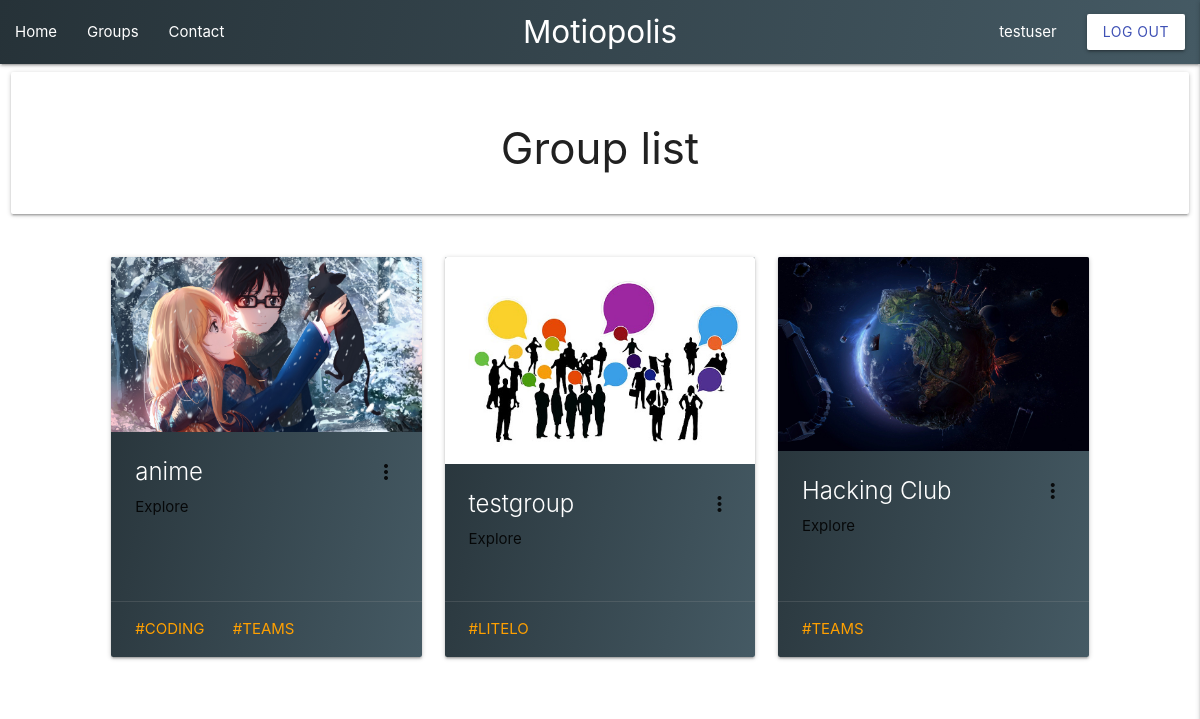
Page /group/group-list/ (signed in) on the committed database.
### Group/models.py (models this page shows, shortened)
class Group(models.Model):
    title = models.CharField(max_length=100,unique=True)
    slug = models.SlugField(allow_unicode=True, unique=True)
    description =  models.TextField()
    link = models.URLField(blank=True,unique=False)
    members = models.ManyToManyField(User,through="GroupMember")
    tags =models.ManyToManyField(Tag, related_name='group_tag' , blank = True)
    logo = models.ImageField(default='group_default.jpg', upload_to='group_logo')
    created_by = models.ForeignKey(User, related_name = "group_creator",on_delete = models.CASCADE, default = None, null = True)

### Tag/models.py (models this page shows)
class Tag(models.Model):
    name = models.CharField(max_length=50)
    def __str__(self):
        return self.name

### Group/views.py (the view)
# urls.py: path('group-list/',views.ListGroups.as_view(),name='group-list'),
class ListGroups(LoginRequiredMixin,ListView):
    model = Group
    def get_context_data(self, **kwargs):
        context = super().get_context_data(**kwargs)
        return context

### Group/templates/Group/group_list.html (shortened to what this page needs)
{% extends "base.html" %}
{% load static %}
{%block content%}
<div class="row">
    <div class="col s12 ">
        <div class="card">
            <div class="card-content">
                <div class="container center">
                    <h3>Group list</h3>
                </div>
            </div>
        </div>
    </div>
</div>
<div class="row">
    <div class="col s12 m10 offset-m1   ">
        <div class="row">
            {% for group in object_list %}
            <div class="col s12 m4">
                <div class="card  myGradCard medium">
                    <div class="card-image waves-effect waves-block waves-light">
                        <img class="activator" src="{{group.logo.url}}">
                    </div>
                    <div class="card-content">
                        <span class="card-title  ">
                            <a href="{% url 'group-detail' slug=group.slug activechannel="General" %}" class="white-text text-darken-4">
                                {{group.title}}
                            </a>
                            <i class="material-icons activator right">more_vert</i>
                            </span>
                        <p>Explore</p>
                    </div>
                    <div class="card-action">
                        {% for tag in group.tags.all %}
                        <a href="{% url 'explore-tag' tag %} " class="my-tag amber-text text-darken-2"> #{{tag}} </a>
                        {% endfor %}
                    </div>
                </div>
            </div>
            {% endfor %}
        </div>
    </div>
</div>
{% endblock %}

### templates/snippets/mainNav.html (shortened to what this page needs)
<div class="navbar-fixed ">
    <nav class="nav-wrapper myGradCard">
        <div class="    ">
            <a href="{% url 'blog-home' %}" class="nav-tag center brand-logo">Motiopolis</a>
            <ul class="left hide-on-med-and-down  ">
                <li><a href="{% url 'blog-home' %}" class="nav-tag" >Home</a></li>
                <li><a href="{% url 'group-list' %}" class="nav-tag" >Groups</a></li>
                <li><a href="#mainFooter" class="nav-tag" >Contact</a></li>
            </ul>
            <ul class="right hide-on-med-and-down ">
                {% if user.is_authenticated%}
                <li><a href="{% url 'profile' slug=user.username %}" class="nav-tag"> {{user.username }}</a></li>
                <li><a class="btn white indigo-text waves-effect waves-light" href="{% url 'logout' %}">Log Out</a></li>
                {% else %}
                <li><a class="btn white indigo-text waves-effect waves-light" href="{% url 'login' %}">Login</a></li>
                <li><a class="btn white indigo-text waves-effect waves-light" href="{% url 'register' %}">Register</a></li>
                {% endif %}
            </ul>
        </div>
    </nav>
</div>

### templates/base.html (style rules this page uses)
body,html { overflow-x:auto; }

### templates/snippets/mainNav.html (style rules this page uses)
.myGradCard { background: rgb(69, 90, 100); background: linear-gradient(283deg, rgba(69, 90, 100, 1) 0%, rgba(38, 50, 56, 1) 100%); }

### Group/templates/Group/group_list.html (style rules this page uses)
.myGradCard { background: rgb(69, 90, 100); background: linear-gradient(283deg, rgba(69, 90, 100, 1) 0%, rgba(38, 50, 56, 1) 100%); }

### rows in the picture
Group: logo (picture), title "anime"
Tag: name "CODING"
Tag: name "TEAMS"
Group: logo (placeholder picture), title "testgroup"
Tag: name "LITELO"
Group: logo (picture), title "Hacking Club"

### other values in the picture
{{ user.username }} "testuser"
